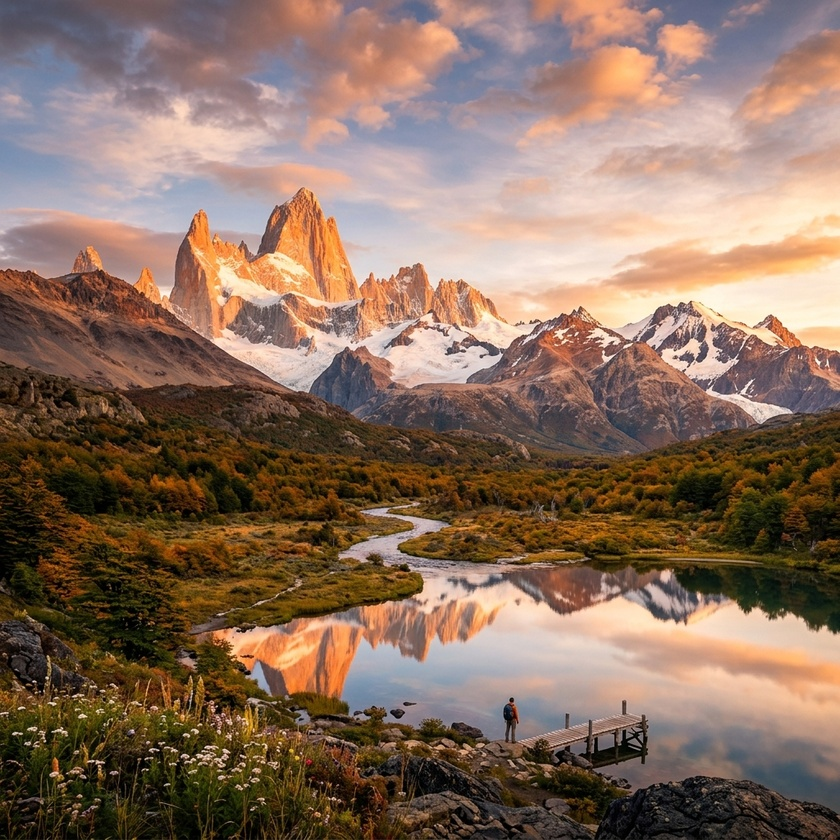
#> input picture test.jpg, 840 x 840 px, shrunk from 1024 x 1024 before the run
$ python image_features.py ../test.jpg   (older library calls are emulated)
#> lines starting #> are read from the running program, lines starting #| are printed output that depends on the picture
import cv2
import numpy as np
import os

def extract_image_features(image_path: str) -> dict:
    """
    Extract visual aesthetic features from an image using OpenCV.
    Returns same 5-feature dict format as llm_extractor.py
    so it can be fed directly into the fuzzy system.
    """
#> called with image_path = '../test.jpg'
    default = {
        "composition": 0.5,
        "lighting": 0.5,
        "color": 0.5,
        "subject_clarity": 0.5,
        "technical": 0.5,
        "summary": "Extracted from image features."
    }

    if not image_path or not os.path.exists(image_path):
        return default

    try:
        img = cv2.imread(image_path)
#> img is the input picture: shape (840, 840, 3); mean B, G, R 96.2, 112, 137.6
        if img is None:
            return default

        gray = cv2.cvtColor(img, cv2.COLOR_BGR2GRAY)
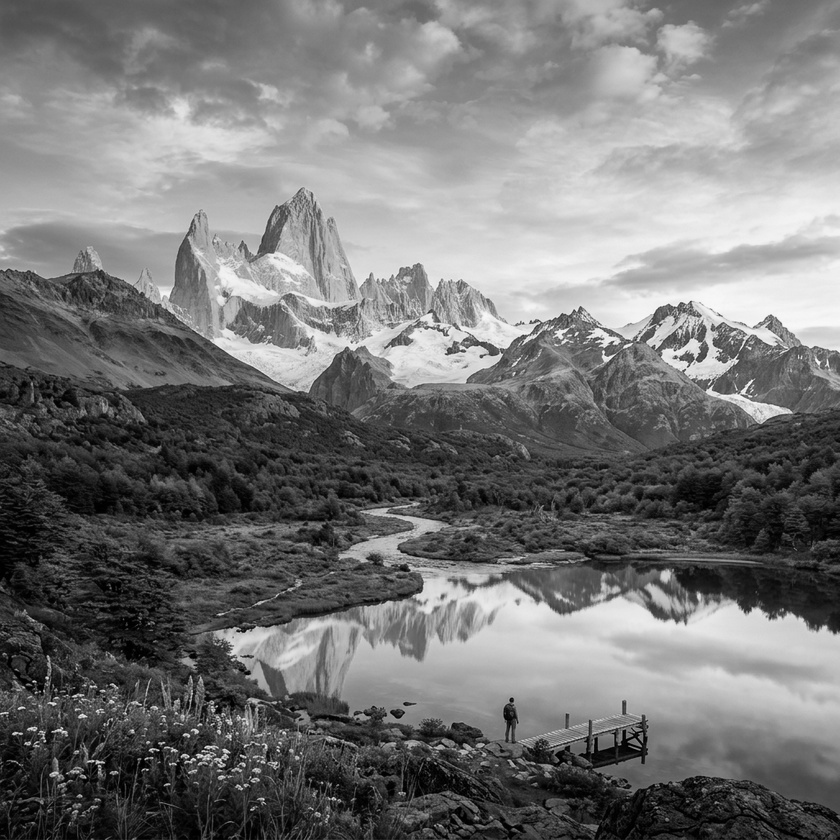
#> gray: shape (840, 840); min 0, max 252, mean 117.9
        hsv  = cv2.cvtColor(img, cv2.COLOR_BGR2HSV)
#> hsv: shape (840, 840, 3); mean H, S, V 41.8, 106.5, 139.7
        h, w = gray.shape
#> h = 840; w = 840

        # ── Lighting score ─────────────────────────────────────
        # Based on mean brightness — too dark or too bright = low score
        mean_brightness = float(np.mean(gray)) / 255.0
#> mean_brightness = 0.462
        # Ideal brightness is around 0.4-0.6
        lighting = 1.0 - abs(mean_brightness - 0.5) * 2
#> lighting = 0.924
        lighting = float(np.clip(lighting, 0.01, 0.99))

        # ── Technical score (sharpness) ─────────────────────────
        # Laplacian variance — higher = sharper
        lap_var = float(cv2.Laplacian(gray, cv2.CV_64F).var())
#> lap_var = 1167.9
        # Normalize: 0-500 range typical, cap at 1000
        technical = float(np.clip(lap_var / 500.0, 0.01, 0.99))
#> technical = 0.99

        # ── Color score ─────────────────────────────────────────
        # Saturation variance — good color = adequate saturation
        sat_channel = hsv[:, :, 1]
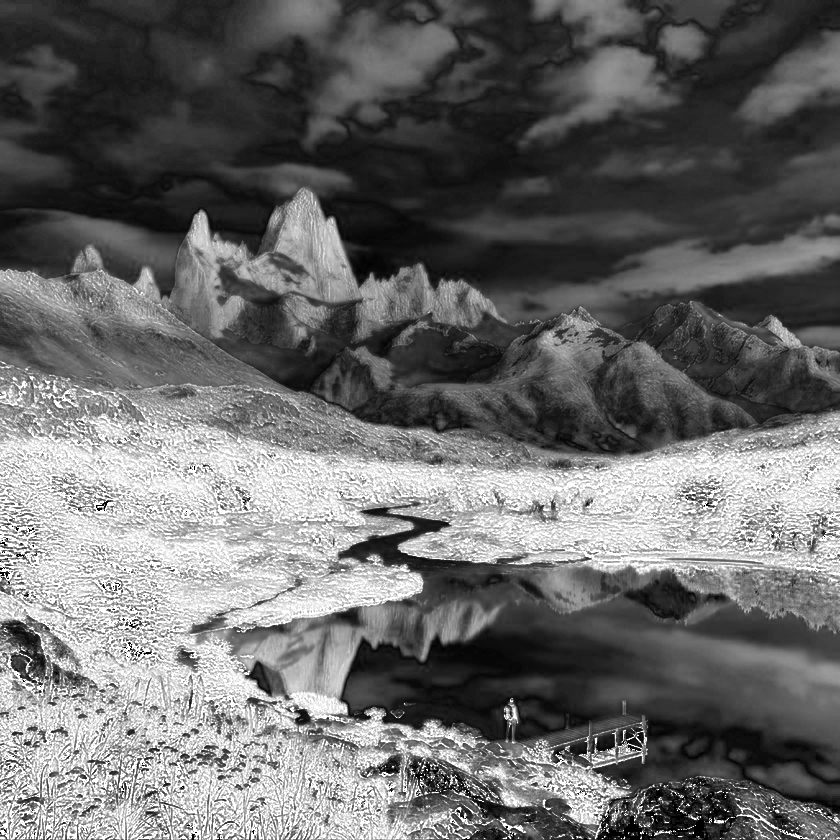
#> sat_channel: shape (840, 840); min 0, max 255, mean 106.5
        mean_sat = float(np.mean(sat_channel)) / 255.0
#> mean_sat = 0.418
        color = float(np.clip(mean_sat * 1.5, 0.01, 0.99))
#> color = 0.626

        # ── Composition proxy ────────────────────────────────────
        # Check if edges concentrate at rule-of-thirds intersections
        edges = cv2.Canny(gray, 50, 150)
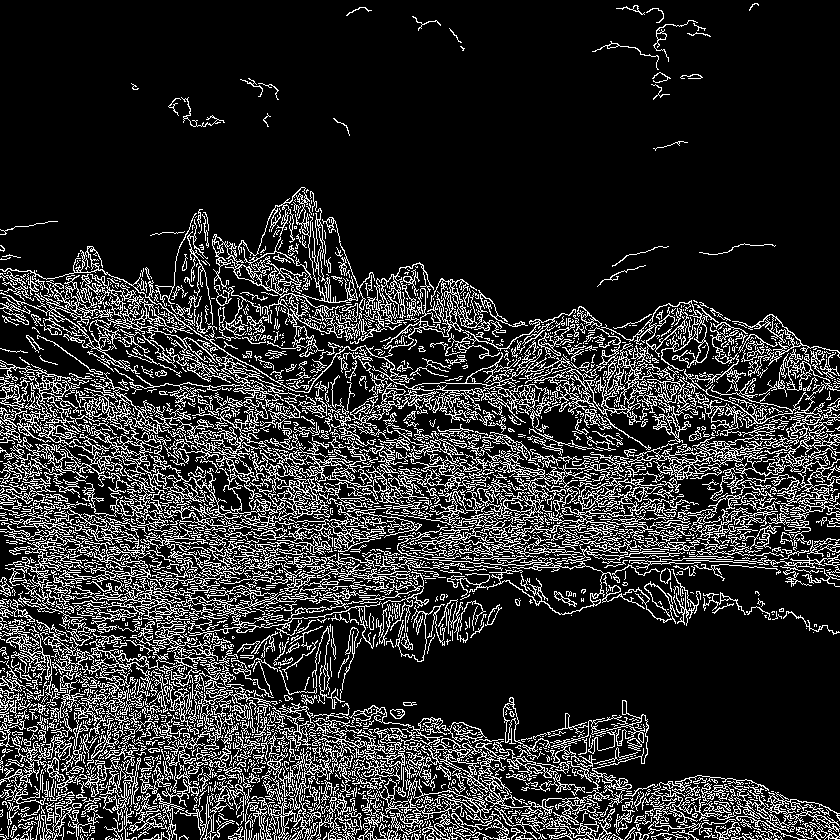
#> edges: shape (840, 840); 17.5% white in thin lines or dots
        # Divide into 3x3 grid
        h3, w3 = h // 3, w // 3
#> h3 = 280; w3 = 280
        # Count edges in center vs overall
        center_edges = float(np.sum(edges[h3:2*h3, w3:2*w3]))
#> center_edges = 5755350
        total_edges  = float(np.sum(edges)) + 1e-6
#> total_edges = 31559310
        center_ratio = center_edges / total_edges
#> center_ratio = 0.182
        # Good composition = edges NOT all in center (subject off-center)
        # Rule of thirds means subject at intersections, not dead center
        composition = float(np.clip(1.0 - abs(center_ratio - 0.25) * 2, 0.01, 0.99))
#> composition = 0.865

        # ── Subject clarity ──────────────────────────────────────
        # Contrast in the center region vs background
        center = gray[h3:2*h3, w3:2*w3]
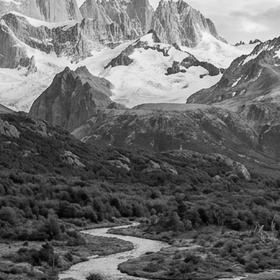
#> center: shape (280, 280); min 1, max 251, mean 107.4
        border = np.concatenate([
            gray[:h3, :].flatten(),
            gray[2*h3:, :].flatten(),
            gray[:, :w3].flatten(),
            gray[:, 2*w3:].flatten()
        ])
        center_std = float(np.std(center))
#> center_std = 61.5
        border_std = float(np.std(border)) + 1e-6
#> border_std = 66.84
        subject_clarity = float(np.clip(center_std / (border_std + center_std), 0.01, 0.99))
#> subject_clarity = 0.479

        return {
            "composition":     round(composition,     4),
            "lighting":        round(lighting,        4),
            "color":           round(color,           4),
            "subject_clarity": round(subject_clarity, 4),
            "technical":       round(technical,       4),
            "summary": f"Image analysis: brightness={mean_brightness:.2f}, sharpness={lap_var:.1f}, saturation={mean_sat:.2f}"
        }

    except Exception as e:
        print(f"  [Image Error] {e}")
        return default


if __name__ == "__main__":
    import sys
    path = sys.argv[1] if len(sys.argv) > 1 else None

    if path and os.path.exists(path):
        features = extract_image_features(path)
#> features = 6 items
        print("\nImage Feature Extraction Result:")
        for k, v in features.items():
            if k != "summary":
                bar = "█" * int(float(v) * 20)
                print(f"  {k:<18} {v:.4f}  {bar}")
#> this loop made 6 passes
#> (k, v, bar) on passes 1 to 5: ('composition', 0.865, '█████████████████'), ('lighting', 0.924, '██████████████████'), ('color', 0.626, '████████████'), ('subject_clarity', 0.479, '█████████'), ('technical', 0.99, '███████████████████')
#> k on pass 6: 'summary'
#|   composition        0.8647  █████████████████
#|   lighting           0.9245  ██████████████████
#|   color              0.6265  ████████████
#|   subject_clarity    0.4792  █████████
#|   technical          0.9900  ███████████████████
        print(f"\n  Summary: {features['summary']}")
#|   Summary: Image analysis: brightness=0.46, sharpness=1167.9, saturation=0.42
    else:
        print("Usage: python our_system/image_features.py path/to/image.jpg")
        print("\nRunning self-test with synthetic values...")

        # Self-test without real image
        test = extract_image_features("nonexistent.jpg")
        print(f"Fallback result: {test}")
        print("image_features.py OK")

$ run again, on temp.jpg
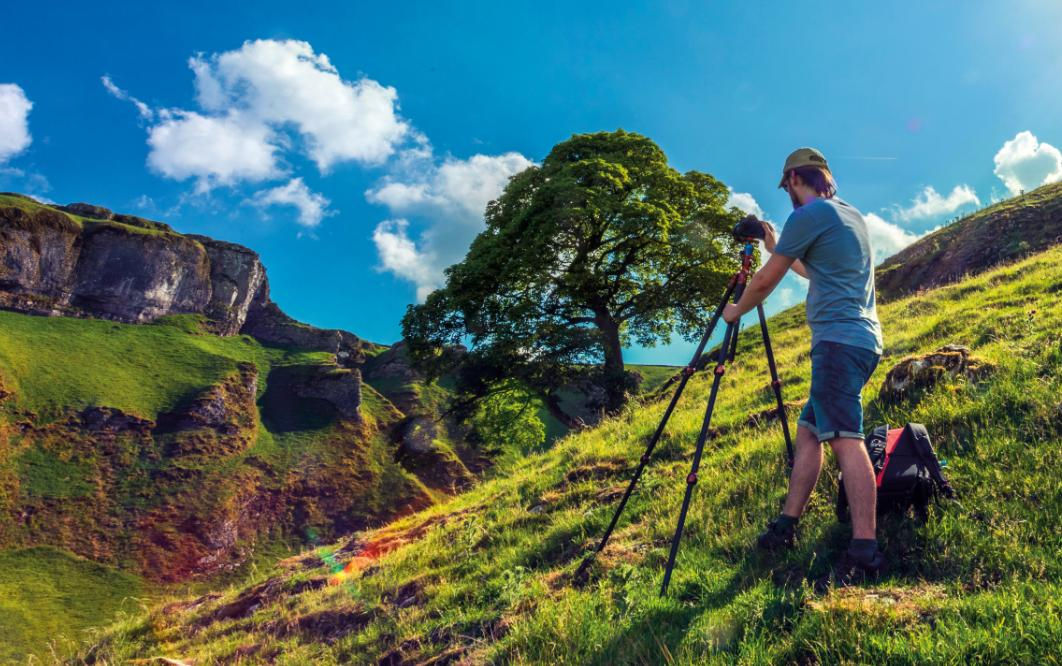
#> input picture temp.jpg, 1062 x 666 px
#> in extract_image_features, img is the input picture: shape (666, 1062, 3); mean B, G, R 102.8, 110, 79.5
#> hsv: shape (666, 1062, 3); mean H, S, V 72, 146.2, 132.5
#> mean_brightness = 0.392
#> lighting = 0.785
#> lap_var = 1087
#> technical = 0.99
#> mean_sat = 0.573
#> color = 0.86
#> in extract_image_features, `edges = cv2.Canny(gray, 50, 150)`:
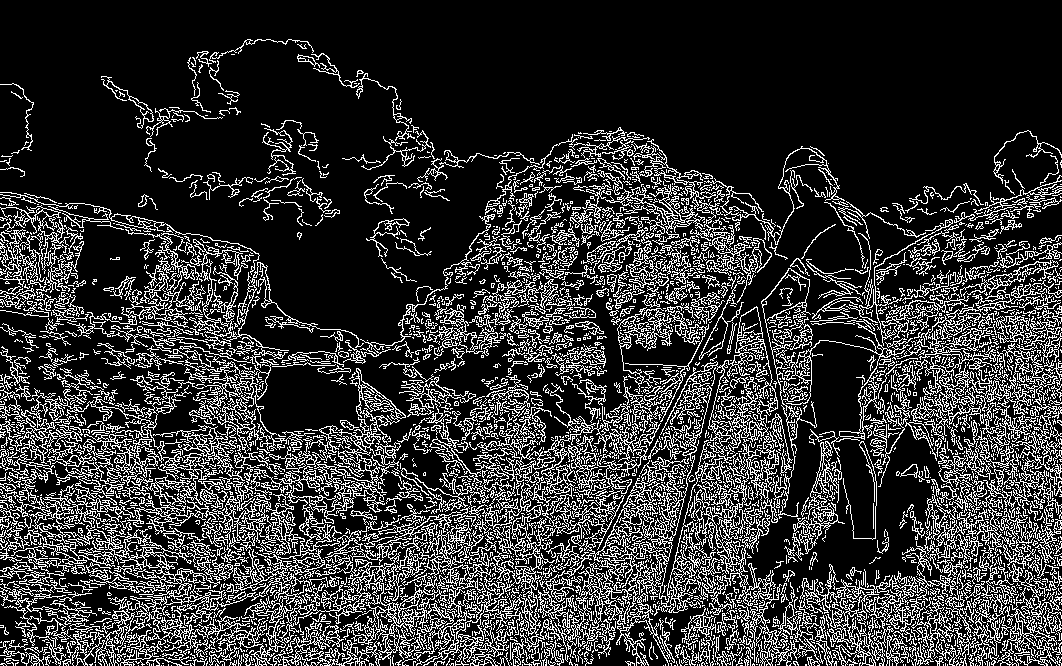
#> edges: shape (666, 1062); 20.6% white in thin lines or dots
#> center_edges = 4879935
#> total_edges = 37094340
#> center_ratio = 0.132
#> composition = 0.763
#> in extract_image_features, `center = gray[h3:2*h3, w3:2*w3]`:
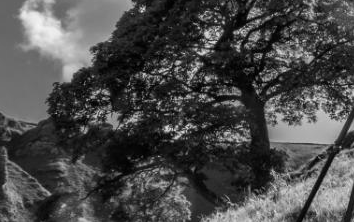
#> center: shape (222, 354); min 0, max 247, mean 73.8
#> center_std = 52.73
#> border_std = 50.79
#> subject_clarity = 0.509
#> features = 6 items
#> the loop `for k, v in features.items():` made 6 passes
#> (k, v, bar) on passes 1 to 5: ('composition', 0.763, '███████████████'), ('lighting', 0.785, '███████████████'), ('color', 0.86, '█████████████████'), ('subject_clarity', 0.509, '██████████'), ('technical', 0.99, '███████████████████')
#> (printed output is left out)
#|   Summary: Image analysis: brightness=0.39, sharpness=1087.0, saturation=0.57
